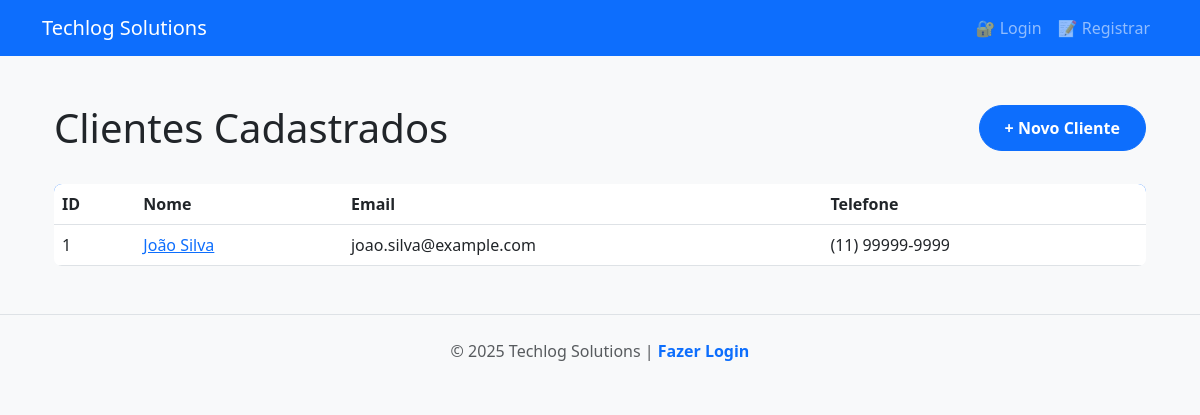
Page /clientes/ on the earlier database version.
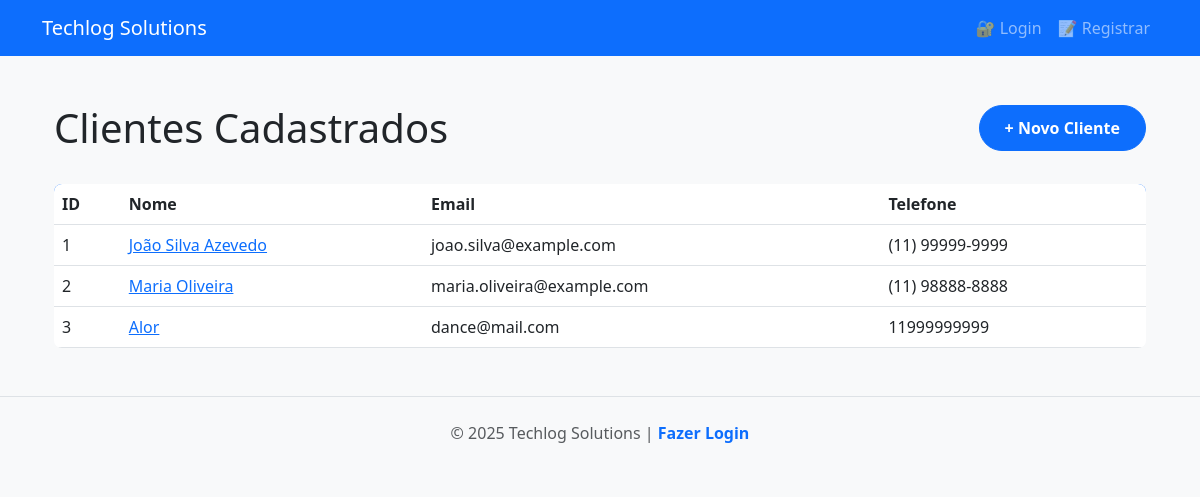
Same page on the later database version.
### tables this page shows
CREATE TABLE clientes (
                    id INTEGER PRIMARY KEY AUTOINCREMENT,
                    nome TEXT NOT NULL,
                    email TEXT NOT NULL,
                    telefone TEXT NOT NULL
                );

### src/router/cliente.py (the view)
@front_router.get("/", response_class=HTMLResponse)
async def front_page(request: Request, cliente_repository: Annotated['ClientRepository', Depends(get_client_repository)]):
    clientes = await cliente_repository.list_client()
    return templates.TemplateResponse(
        request=request,
        name="clientes.html",
        context={
            "request": request,
            "clientes": clientes,
            "titulo": "Lista de Clientes",
            "descricao": "Esta é a lista de clientes cadastrados.",
        },
    )

### templates/clientes.html (shortened to what this page needs)
{% extends "base.html" %}
{% block conteudo %}
<div class="container">
    <div class="header-section" style="display: flex; justify-content: space-between; align-items: center; margin-bottom: 2rem;">
        <h1 style="margin: 0;">Clientes Cadastrados</h1>
        <a href="/clientes/novo" class="btn btn-primary">
            + Novo Cliente
        </a>
    </div>
    <div class="clientes-lista">
        <table class="table">
            <thead>
                <tr>
                    <th>ID</th>
                    <th>Nome</th>
                    <th>Email</th>
                    <th>Telefone</th>
                </tr>
            </thead>
            <tbody>
                {% for cliente in clientes %}
                <tr>
                    <td>{{ cliente.id_ }}</td>
                    <td><a href="/clientes/{{ cliente.id_ }}">{{ cliente.nome }}</a></td>
                    <td>{{ cliente.email }}</td>
                    <td>{{ cliente.telefone }}</td>
                </tr>
                {% endfor %}
            </tbody>
        </table>
    </div>
</div>
{% endblock %}

### templates/base.html (shortened to what this page needs)
<!DOCTYPE html>
<html lang="pt-BR">
<head>
    <link href="https://cdn.jsdelivr.net/npm/bootstrap@5.3.0/dist/css/bootstrap.min.css" rel="stylesheet">
    <link rel="stylesheet" href="{{ url_for('static', path='/css/style.css') }}">
</head>
<body>
    <nav class="navbar navbar-expand-lg navbar-dark bg-primary">
        <div class="container">
            <a class="navbar-brand" href="/">
                Techlog Solutions
            </a>
            <div class="collapse navbar-collapse" id="navbarNav">
                <ul class="navbar-nav ms-auto">
                    {% if request.cookies.get("session_token") %}
                        <li class="nav-item">
                            <a class="nav-link" href="/">🏠 Início</a>
                        </li>
                        <li class="nav-item">
                            <a class="nav-link" href="/clientes">👥 Clientes</a>
                        </li>
                        <li class="nav-item">
                            <a class="nav-link" href="/docs" target="_blank">📚 API Docs</a>
                        </li>
                        <li class="nav-item">
                            <div class="user-info">
                                <a href="/logout" class="nav-link" onclick="return confirm('Deseja realmente sair?')">➜] Sair</a>
                            </div>
                        </li>
                    {% else %}
                        <li class="nav-item">
                            <a class="nav-link" href="/login">🔐 Login</a>
                        </li>
                        <li class="nav-item">
                            <a class="nav-link" href="/registro">📝 Registrar</a>
                        </li>
                    {% endif %}
                </ul>
            </div>
        </div>
    </nav>
    <main class="container my-5">
        {% block conteudo %}
        {% endblock %}
    </main>
    <footer class="bg-light py-4 mt-5">
        <div class="container text-center">
            <p class="text-muted mb-0">
                © 2025 Techlog Solutions |
                {% if request.cookies.get("session_token") %}
                    <a href="/docs">Documentação da API</a>
                {% else %}
                    <a href="/login">Fazer Login</a>
                {% endif %}
            </p>
        </div>
    </footer>
</body>
</html>

### static/css/style.css (style rules this page uses)
:root { --primary-color: #0d6efd; --secondary-color: #6c757d; --success-color: #198754; --danger-color: #dc3545; --warning-color: #ffc107; --info-color: #0dcaf0; --light-bg: #f8f9fa; --dark-text: #212529; --border-radius: 8px; --transition: all 0.3s ease; }
body { font-family: 'Segoe UI', Tahoma, Geneva, Verdana, sans-serif; background-color: var(--light-bg); color: var(--dark-text); }
.btn { border-radius: 50px; padding: 10px 25px; font-weight: 600; transition: var(--transition); }
.table { background: white; border-radius: var(--border-radius); overflow: hidden; }
.table thead { background: var(--primary-color); color: white; }
footer { margin-top: auto; border-top: 1px solid #dee2e6; }
footer a { color: var(--primary-color); text-decoration: none; font-weight: 600; }

Differences in the rows shown:
changed clientes "joao.silva@example.com": nome "João Silva" → "João Silva Azevedo"
added clientes: id_ "2", nome "Maria Oliveira", email "maria.oliveira@example.com", telefone "(11) 98888-8888"
added clientes: id_ "3", nome "Alor", email "dance@mail.com", telefone "11999999999"
